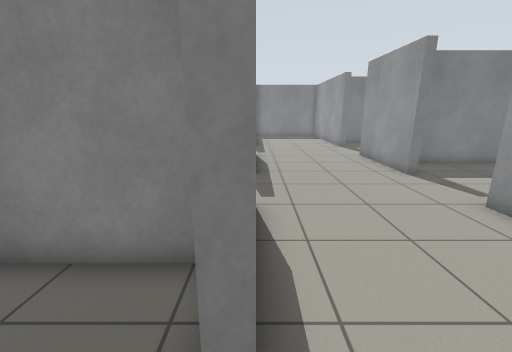
view 1 (above)

20 first-person views from a walk through a robot-simulator world made for Gazebo. The camera is 1.2 m above the floor, tilts 14° down and sees 90° across. The floor is counted in squares, 0.5 m on a side. Each view is taken from the middle of a square. On the plan, view 1 faces up. The plan holds only what a view shows up to about 17 squares ahead; the rest is blank.

view 2
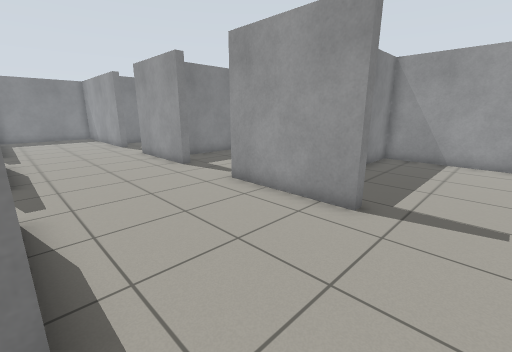

view 3
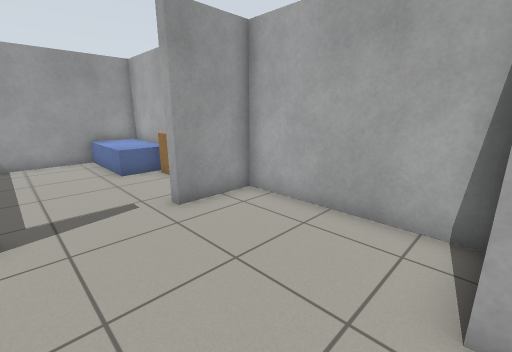

view 4
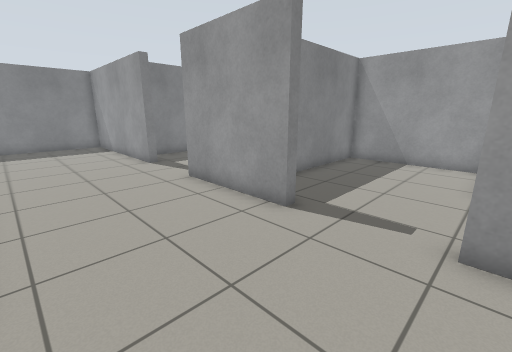

view 5
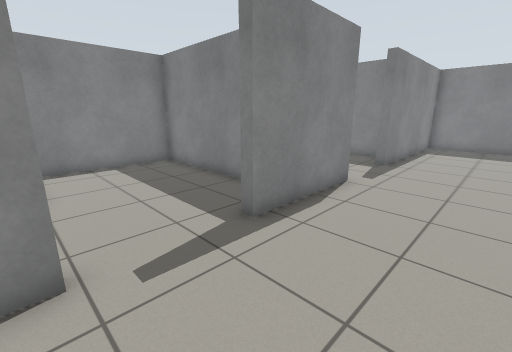

view 6
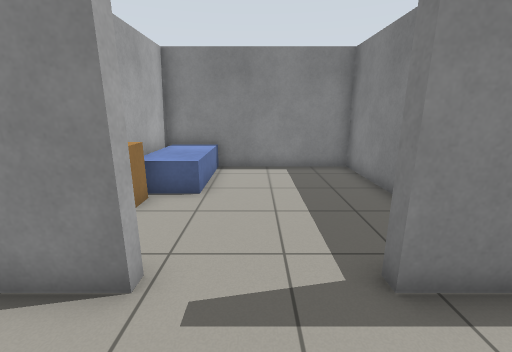

view 7
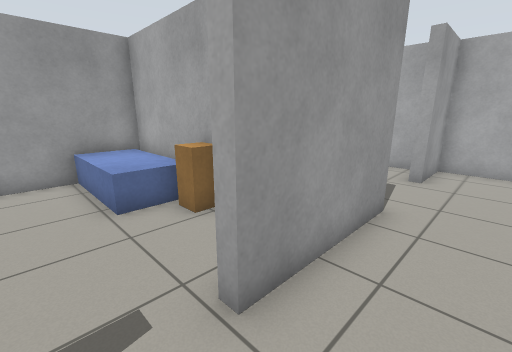

view 8
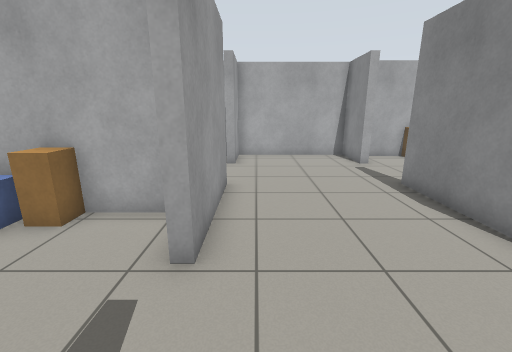

view 9
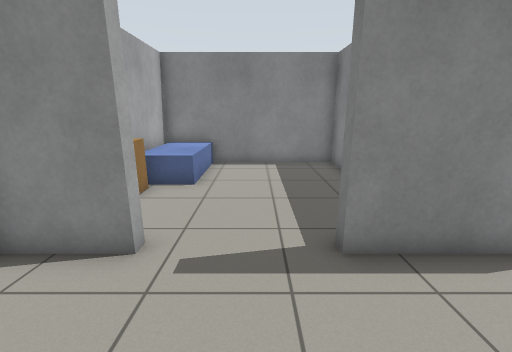

view 10
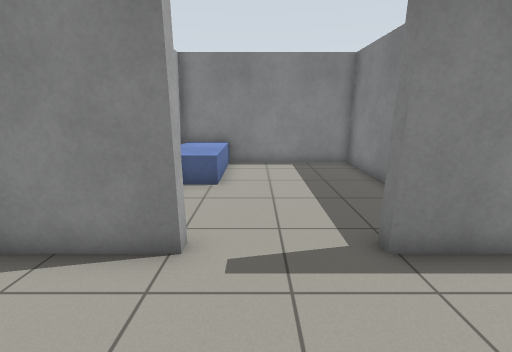

view 11
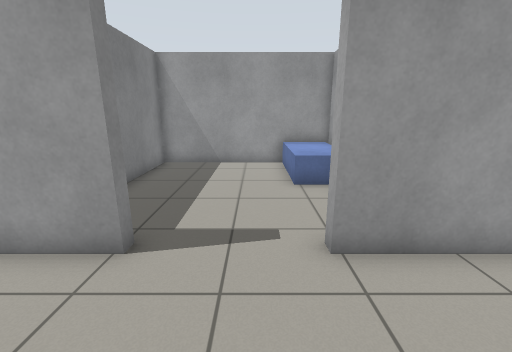

view 12
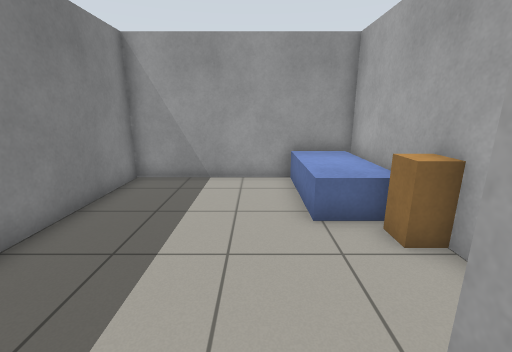

view 13
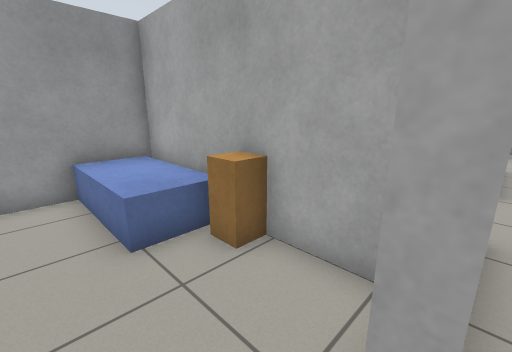

view 14
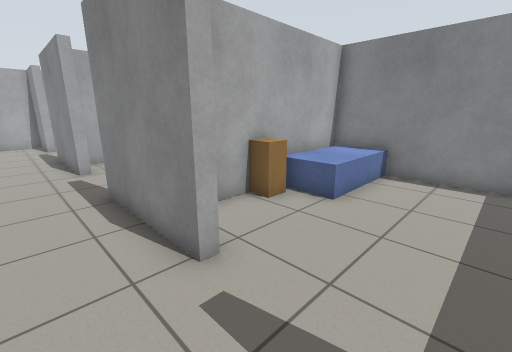

view 15
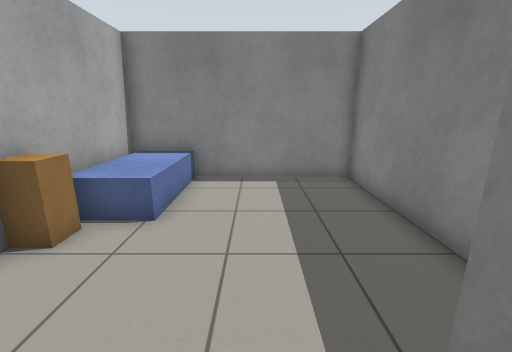

view 16
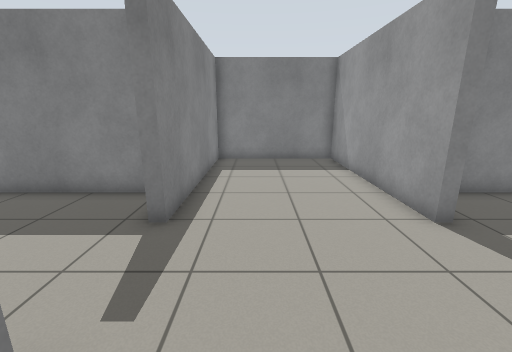

view 17
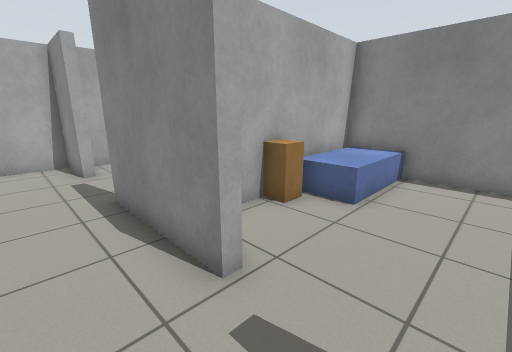

view 18
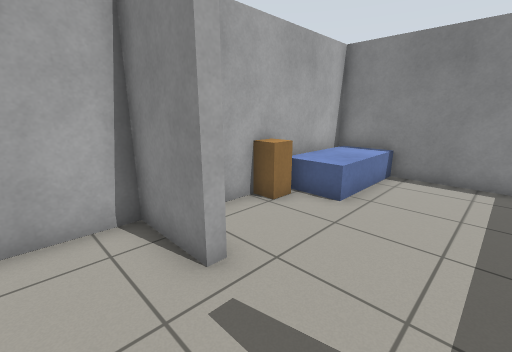

view 19
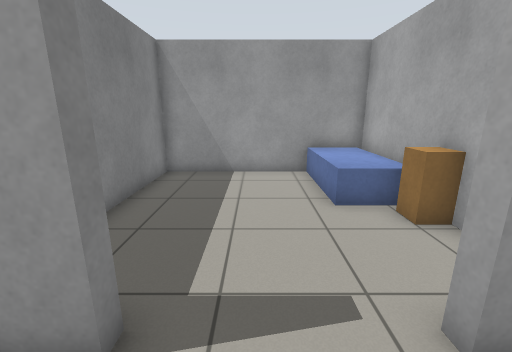

view 20
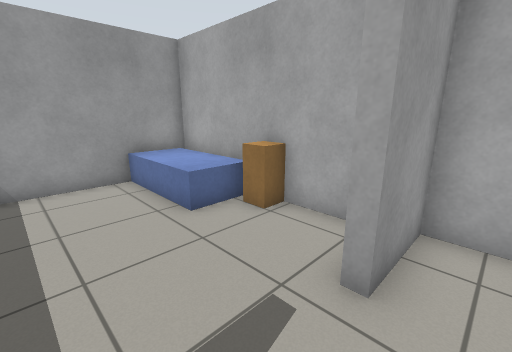

### Floor plan
Points are (right, up) in squares from view 1. A wall is a line through its corners. A room is listed if a view was taken in it or the views show most of it. See-through windows are left out.
Room 1 (views 1, 2, 3, 4, 5, 6, 7, 8, 9, 10, 11, 12, 14, 15, 16, 17, 18, 19, 20)
walls: (6, 9.9) (6, 14.7); (-0.5, 14.7) (0, 14.7) (0, 9.9) (-0.5, 9.9); (-0.5, 6.3) (0, 6.3) (0, 1.5) (-0.5, 1.5); (6, 18.3) (6, 26.5) (0, 26.5) (0, 18.3) (-0.5, 18.3); (6, 1.5) (6, 6.3); (-0.5, -2.1) (0, -2.1) (0, -4.7) (6, -4.7) (6, -2.1)
ways out: opening at (6, 16.5) to room 2; opening at (0, 16.5) to room 3; opening at (6, 8) to room 4; opening at (0, 8) to room 5; opening at (0, -0.5); opening at (6, -0.5)
Room 2 (view 13)
walls: (6.5, 18.3) (6, 18.3); (6, 14.7) (6.5, 14.7); (7, 12.5) (14.4, 12.5) (14.4, 20.5) (7.4, 20.5)
ways out: opening at (6, 16.5) to room 1
objects: beige box (9, 13) to (10, 13); blue box (11, 13) to (14, 14)
Room 3 (no view inside)
walls: (-1.1, 20.5) (-8.4, 20.5) (-8.4, 12.5) (-2, 12.5)
ways out: opening at (0, 16.5) to room 1
objects: blue box (-8, 13) to (-5, 14); beige box (-4, 13) to (-3, 13)
Room 4 (no view inside)
walls: (6.5, 9.9) (6, 9.9); (6, 6.3) (6.5, 6.3); (7.1, 4.1) (14.4, 4.1) (14.4, 12.1) (7.6, 12.1)
ways out: opening at (6, 8) to room 1
objects: beige box (10, 5); blue box (11, 5) to (14, 6)
Room 5 (no view inside)
walls: (-2.8, 12.1) (-8.4, 12.1) (-8.4, 4.1) (-0.8, 4.1)
ways out: opening at (0, 8) to room 1
objects: blue box (-8, 5) to (-5, 6); beige box (-4, 5)

Where each view was taken, in squares from view 1:
view 1: 0 up, 0 right, facing up
view 2: 1 down, 0 right, facing up-right
view 3: 1 up, 0 right, facing down-right
view 4: 6 up, 1 right, facing up-right
view 5: 6 up, 4 right, facing up-left
view 6: 8 up, 3 right, facing left
view 7: 8 up, 4 right, facing down-right
view 8: 10 up, 5 right, facing down
view 9: 0 up, 4 right, facing left
view 10: 16 up, 4 right, facing left
view 11: 16 up, 2 right, facing right
view 12: 16 up, 5 right, facing right
view 13: 16 up, 6 right, facing down-right
view 14: 18 up, 2 right, facing down-left
view 15: 17 up, 1 right, facing left
view 16: 13 up, 2 right, facing up
view 17: 9 up, 2 right, facing down-left
view 18: 1 up, 2 right, facing down-left
view 19: 0 up, 4 right, facing right
view 20: 1 up, 5 right, facing down-right
